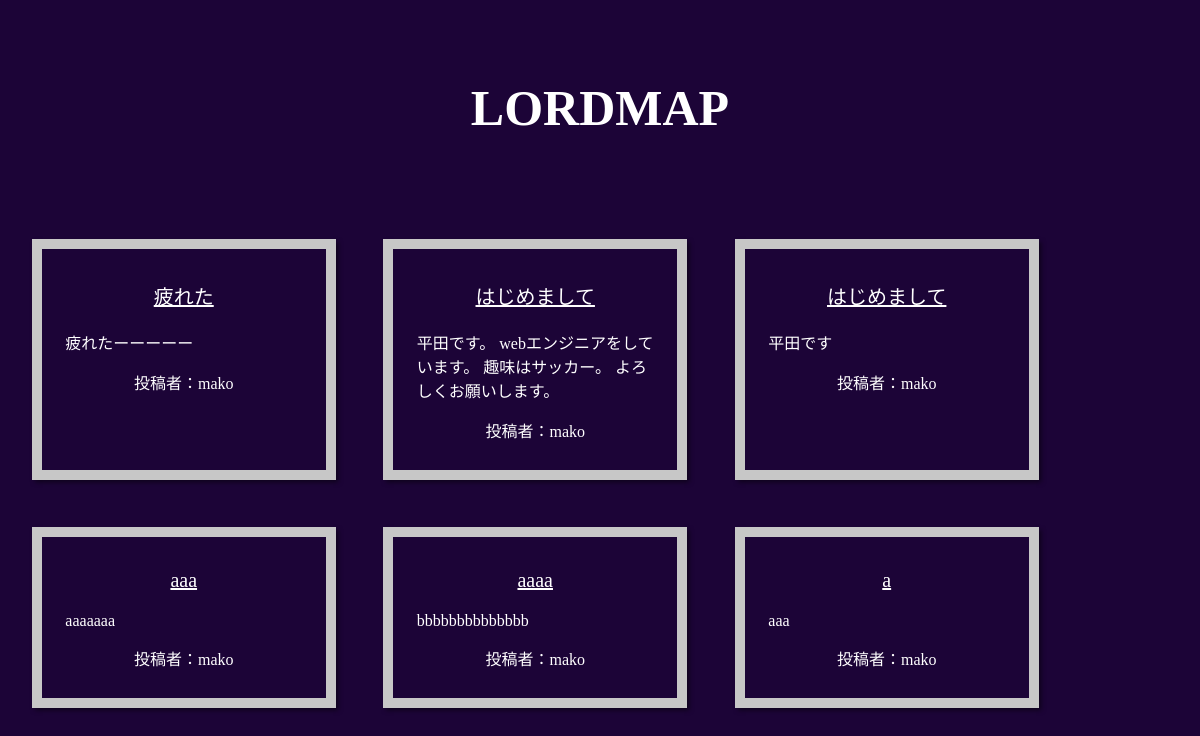
Page /mypost/ (signed in) on the committed database.
### snsapp/models.py (models this page shows, shortened)
class Post(models.Model):
   title = models.CharField(max_length=100)
   content = models.TextField()
   user = models.ForeignKey(User, on_delete=models.CASCADE)
   created_at = models.DateTimeField(auto_now_add=True)
   class Meta:
       ordering = ["-created_at"]     #投稿順にクエリを取得

### snsapp/views.py (the view)
# urls.py: path('mypost/', MyPost.as_view(), name='mypost'),
class MyPost(LoginRequiredMixin, ListView):
    model = Post
    template_name = 'list.html'
    def get_queryset(self):
        return Post.objects.filter(user=self.request.user)

### templates/list.html (shortened to what this page needs)
<!DOCTYPE html>
<html lang="ja" dir="ltr">
<head>
    {% load static %}
    <link rel="stylesheet" href='{% static "/css/style.css" %}' />
</head>
<body>
    {% block content %}
    <h1>LORDMAP</h1>
    <div class="container mt-3">
        {% for item in object_list %}
        <div class="alert alert-success" role="alert">
            <p class="title"><a href="{% url 'detail' item.pk %}">{{item.title}}</a></p>
            <p class="content">{{item.content}}</p>
            <p>投稿者：{{item.user.username}}</p>
        </div>
        {% endfor %}
    </div>
    {% endblock content %}
</body>
</html>

### static/css/style.css (style rules this page uses)
body { background-color: rgb(28, 4, 55); color: white; }
a { color: white; }
h1 { color: white; padding: 2% 4%; margin: 5% auto; text-align: center; font-size: 50px; line-height: 100%; }
.title { font-size: 20px; }
.container { display: flex; flex-wrap: wrap; }
.content { text-align: left; }
.alert-success { border: solid 10px rgb(199, 199, 199); padding: 1% 2%; margin: 2%; box-shadow: 0.2em 0.2em 0.3em rgba(0, 0, 0, 0.521); width: 20%; text-align: center; }

### rows in the picture
Post: title "疲れた", content "疲れたーーーーー", user.username "mako"
Post: title "はじめまして", content "平田です。 webエンジニアをしています。 趣味はサッカー。 よろしくお願いします。", user.username "mako"
Post: title "はじめまして", content "平田です", user.username "mako"
Post: title "aaa", content "aaaaaaa", user.username "mako"
Post: title "aaaa", content "bbbbbbbbbbbbbb", user.username "mako"
Post: title "a", content "aaa", user.username "mako"
